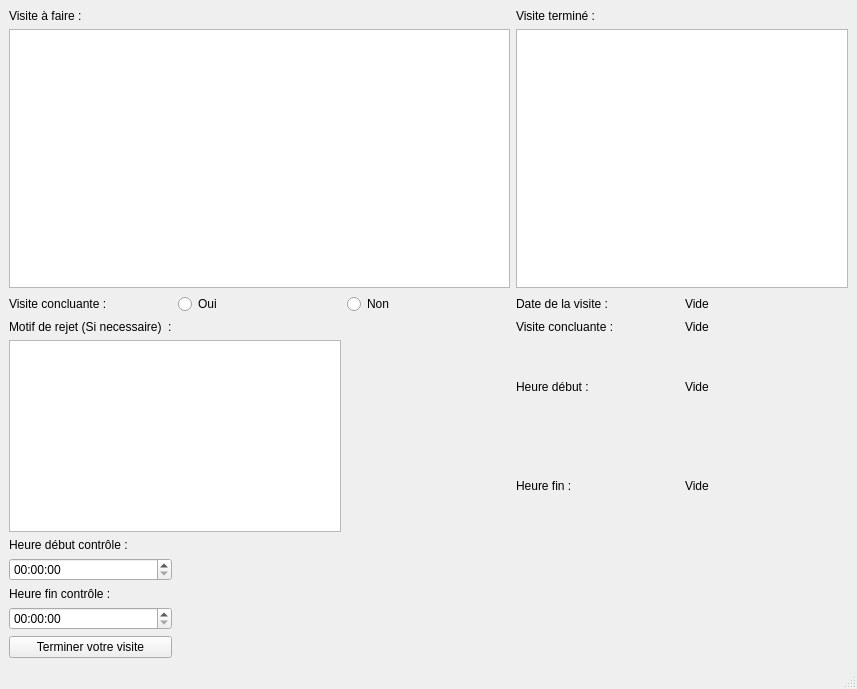
<?xml version="1.0" encoding="UTF-8"?>
<ui version="4.0">
 <class>MainWindowC</class>
 <widget class="QMainWindow" name="MainWindowC">
  <property name="geometry">
   <rect>
    <x>0</x>
    <y>0</y>
    <width>857</width>
    <height>689</height>
   </rect>
  </property>
  <property name="windowTitle">
   <string>MainWindow</string>
  </property>
  <widget class="QWidget" name="centralwidget">
   <layout class="QGridLayout" name="gridLayout">
    <item row="0" column="0">
     <widget class="QLabel" name="label">
      <property name="text">
       <string>Visite à faire :</string>
      </property>
     </widget>
    </item>
    <item row="0" column="3">
     <widget class="QLabel" name="label_3">
      <property name="text">
       <string>Visite terminé :</string>
      </property>
     </widget>
    </item>
    <item row="2" column="0">
     <widget class="QLabel" name="label_4">
      <property name="text">
       <string>Visite concluante :</string>
      </property>
     </widget>
    </item>
    <item row="2" column="1">
     <widget class="QRadioButton" name="radioButtonOui">
      <property name="text">
       <string>Oui</string>
      </property>
     </widget>
    </item>
    <item row="2" column="2">
     <widget class="QRadioButton" name="radioButtonNon">
      <property name="text">
       <string>Non</string>
      </property>
     </widget>
    </item>
    <item row="2" column="3">
     <widget class="QLabel" name="label_2">
      <property name="text">
       <string>Date de la visite : </string>
      </property>
     </widget>
    </item>
    <item row="2" column="4">
     <widget class="QLabel" name="labelDateVisite">
      <property name="text">
       <string>Vide</string>
      </property>
     </widget>
    </item>
    <item row="3" column="0">
     <widget class="QLabel" name="label_5">
      <property name="text">
       <string>Motif de rejet (Si necessaire)  :</string>
      </property>
     </widget>
    </item>
    <item row="3" column="3">
     <widget class="QLabel" name="label_9">
      <property name="text">
       <string>Visite concluante : </string>
      </property>
     </widget>
    </item>
    <item row="3" column="4">
     <widget class="QLabel" name="label_10">
      <property name="text">
       <string>Vide</string>
      </property>
     </widget>
    </item>
    <item row="4" column="0" rowspan="2" colspan="2">
     <widget class="QTextEdit" name="textEditMotif"/>
    </item>
    <item row="4" column="3">
     <widget class="QLabel" name="label_11">
      <property name="text">
       <string>Heure début :</string>
      </property>
     </widget>
    </item>
    <item row="4" column="4">
     <widget class="QLabel" name="label_12">
      <property name="text">
       <string>Vide</string>
      </property>
     </widget>
    </item>
    <item row="5" column="3">
     <widget class="QLabel" name="label_13">
      <property name="text">
       <string>Heure fin :</string>
      </property>
     </widget>
    </item>
    <item row="5" column="4">
     <widget class="QLabel" name="label_14">
      <property name="text">
       <string>Vide</string>
      </property>
     </widget>
    </item>
    <item row="6" column="0">
     <widget class="QLabel" name="label_6">
      <property name="text">
       <string>Heure début contrôle :</string>
      </property>
     </widget>
    </item>
    <item row="7" column="0">
     <widget class="QTimeEdit" name="timeEditDebut"/>
    </item>
    <item row="8" column="0">
     <widget class="QLabel" name="label_7">
      <property name="text">
       <string>Heure fin contrôle :</string>
      </property>
     </widget>
    </item>
    <item row="9" column="0">
     <widget class="QTimeEdit" name="timeEditDebut_2"/>
    </item>
    <item row="10" column="0">
     <widget class="QPushButton" name="pushButton">
      <property name="text">
       <string>Terminer votre visite</string>
      </property>
     </widget>
    </item>
    <item row="1" column="3" colspan="2">
     <widget class="QListWidget" name="listWidgetVisiteTermine"/>
    </item>
    <item row="1" column="0" colspan="3">
     <widget class="QListWidget" name="listWidgetVisiteFaire"/>
    </item>
   </layout>
  </widget>
  <widget class="QMenuBar" name="menubar">
   <property name="geometry">
    <rect>
     <x>0</x>
     <y>0</y>
     <width>857</width>
     <height>27</height>
    </rect>
   </property>
  </widget>
  <widget class="QStatusBar" name="statusbar"/>
 </widget>
 <resources/>
 <connections/>
</ui>
